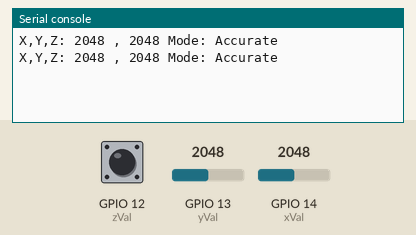
The program below on a simulated ESP32 board running MicroPython. Shown: the last lines printed to the serial console. The inputs (shaded band) are chosen by the test bench; at power-on: GPIO 12 (zVal) HIGH, GPIO 13 (yVal) = 2048, GPIO 14 (xVal) = 2048 (analog values on the 0–4095 scale).

Above: at 1.2 s.
1.3 s: GPIO 12 (zVal) pulled LOW for 1 s
At 2.8 s:
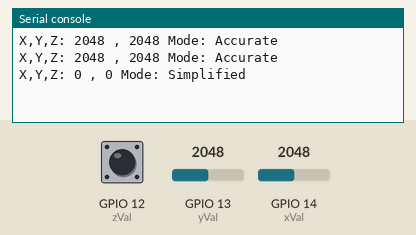
3.8 s: GPIO 13 (yVal) set to 2866
At 4.7 s:
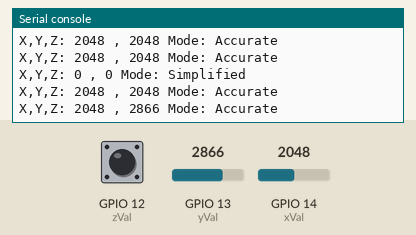
5.3 s: GPIO 14 (xVal) set to 2866
At 6.6 s:
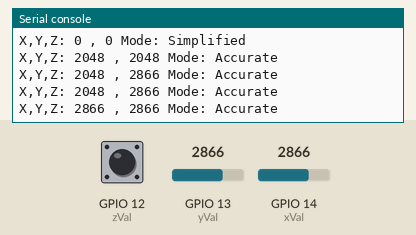
6.8 s: GPIO 12 (zVal) pulled LOW for 0.6 s
At 7.8 s:
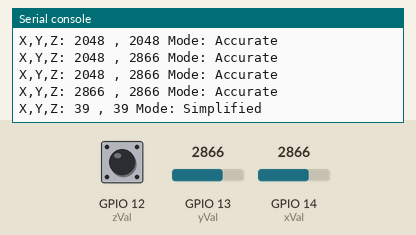
8.9 s: GPIO 13 (yVal) set to 3603
At 9.8 s:
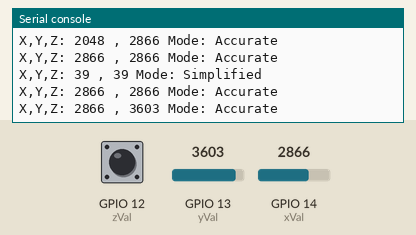
10.4 s: GPIO 14 (xVal) set to 3603
At 11.4 s:
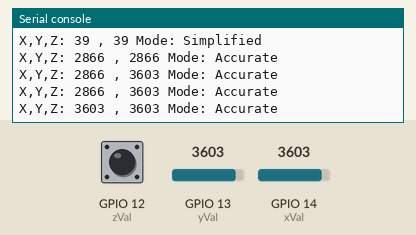
Timing chart, 0 to 12.9 s (numbered marks = the images above; inputs shaded):
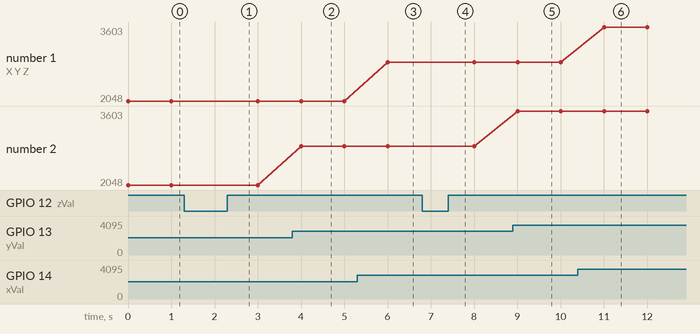

Measured:
- after the input at 1.3 s, the serial console: prints a new line after 0.70 s (image 1)
- after the input at 3.8 s, the serial console: prints a new line after 0.20 s (image 2)
- after the input at 5.3 s, the serial console: prints a new line after 0.70 s (image 3)
- after the input at 6.8 s, the serial console: prints a new line after 0.20 s (image 4)
- after the input at 8.9 s, the serial console: prints a new line after 0.11 s (image 5)
- after the input at 10.4 s, the serial console: prints a new line after 0.61 s (image 6)
- plotted number 2: 2048 → 2866 after the input at 3.8 s, 2866 → 3603 after the input at 8.9 s

The program:

Joystick_Explorations.py
```python
from machine import ADC,Pin
import time

xVal=ADC(Pin(14))
yVal=ADC(Pin(13))
zVal=Pin(12,Pin.IN,Pin.PULL_UP)

xVal.atten(ADC.ATTN_11DB)
yVal.atten(ADC.ATTN_11DB)
xVal.width(ADC.WIDTH_12BIT)
yVal.width(ADC.WIDTH_12BIT)


try:
    while True:
      joystick_x = int((xVal.read() - 0) * (100 - -100) / (4095 - 0) + -100) #This is very similar to a function used in Soft Light, but slightly different. For simplicity this code isn't made into a function.
      joystick_y = int((yVal.read() - 0) * (100 - -100) / (4095 - 0) + -100)

      if zVal.value() == 0: #Conditional that checks if the joystick is pressed down
          print("X,Y,Z:",joystick_x,",",joystick_y,"Mode: Simplified")
      else:
          print("X,Y,Z:",xVal.read(),",",yVal.read(),"Mode: Accurate")
      time.sleep(1)
except:
    xVal.deinit()
    yVal.deinit()
```
